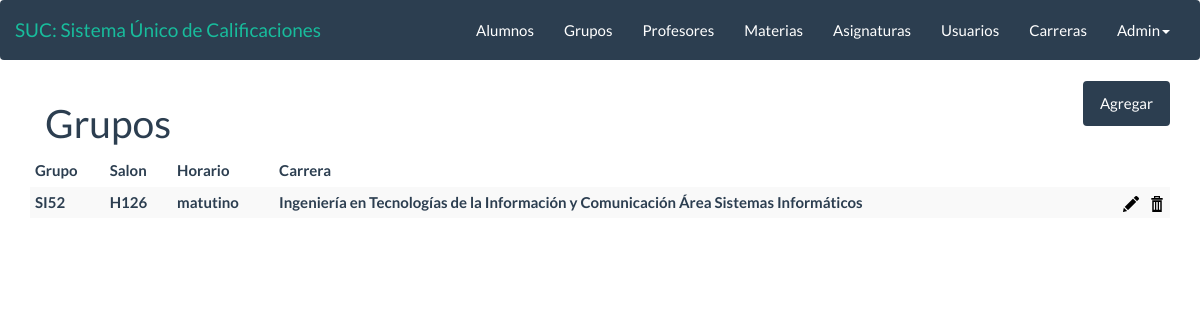
/views/Grupos.php (signed in), run on the app's committed database.
### tables this page shows
CREATE TABLE IF NOT EXISTS `grupos` (
  `grupo` varchar(6) NOT NULL,
  `salon` varchar(4) NOT NULL,
  `horario` varchar(10) NOT NULL,
  `carrera` int(8) NOT NULL,
  PRIMARY KEY (`grupo`),
  KEY `carrera` (`carrera`)
);

CREATE TABLE IF NOT EXISTS `carreras` (
  `codigo` int(8) NOT NULL AUTO_INCREMENT,
  `descripcion` text NOT NULL,
  PRIMARY KEY (`codigo`)
);

### model/DAOgrupo.php (called while the page is built, shortened)
<?php
	require_once("class.bd.php");
	class DAOgrupo{
		function activa_conexion(){
			$this->bd = new DB;
			$this->bd->openCon();
		}
		function GetInfogrupos(){
			$sql ="SELECT G.grupo, G.salon, G.horario, C.descripcion AS carrera
				FROM grupos G INNER JOIN carreras C ON G.carrera = C.codigo;";
			$this->bd->selectSQL($sql);
			if(!empty($this->bd->rowresult)){
				return $this->bd->rowresult;
			}
			else {
				return null;
			}
		}
	}
?>

### model/class.bd.php (called while the page is built, shortened)
<?php
	class DB{
		var $cnn;
		var $rowresult;
		function openCon(){
			$this->cnn=mysqli_connect(host, usr, pass, db);
			mysqli_set_charset($this->cnn,'utf8');
			return true;
		}
		function selectSQL($sql){
			$this->rs = $this->cnn->query($sql);
			if ( ! $this->rs ){
				$this->error="Error en la Consulta: ".mysql_error();
				return false;
			}else{
				while($row = mysqli_fetch_assoc($this->rs)) {
					$this->rowresult[] = (object)$row;
					}
				$this->indx = 0;
				if (!empty($this->rowresult)) {
					return $this->rowresult;
				}
				else {
					return null;
				}
			}
		}
	}
?>

### views/Grupos.php (the view, shortened to what this page needs)
<!DOCTYPE html>
<html lang="en">
<head>
	<link rel="stylesheet" href="../css/bootstrap.min.css">
	<link rel="stylesheet" type="text/css" href="//cdn.datatables.net/1.10.10/css/jquery.dataTables.css">
	<?php
		include_once("../model/DAOgrupo.php");
		$db = new DAOgrupo();
		$list = $db -> GetInfogrupos();
	?>
</head>
<body>
	<div class="container">
		<h1 class="col-md-6">Grupos</h1>
		<a href="GrupoFrm.php" class="btn btn-primary pull-right">Agregar</a>
	<div class="clearfix"></div>
			<div class="table-responsive">
				<table class="table table-condensed table-striped table-hover" id="tblGrupos">
					<thead>
						<tr>
							<th>Grupo</th>
							<th>Salon</th>
							<th>Horario</th>
							<th>Carrera</th>
							<th></th>
							<th></th>
						</tr>
					</thead>
					<tbody>
						<?php
							if(!empty($list)) {
								foreach ($list as $row) { ?>
						<tr>
							<th><?php echo $row->grupo; ?></th>
							<th><?php echo $row->salon; ?></th>
							<th><?php echo $row->horario; ?></th>
							<th><?php echo $row->carrera; ?></th>
							<th style="width:2%;"><a href="../views/EditGrupoFrm.php?grupo=<?php echo $row->grupo?>">
								<img src="../image/icons/edit.png"
								onmouseover="this.src='../image/icons/editcolor.png'"
								onmouseout="this.src='../image/icons/edit.png'">
							</a></th>
							<th style="width: 2%;"><a id="btnDelete" onclick="deleteGrupo('<?php echo $row->grupo?>')">
								<img src="../image/icons/delete.png"
								onmouseover="this.src='../image/icons/deletecolor.png'"
								onmouseout="this.src='../image/icons/delete.png'">
							</a></th>
						</tr>
						<?php
								}
							}
						?>
					</tbody>
				</table>
		</div>
		<br>
	</div>
</body>
</html>

### data on the page
grupos: grupo "SI52", salon "H126", horario "matutino", carrera.descripcion "Ingeniería en Tecnologías de la Información y Comunicación Área Sistemas Informáticos"
